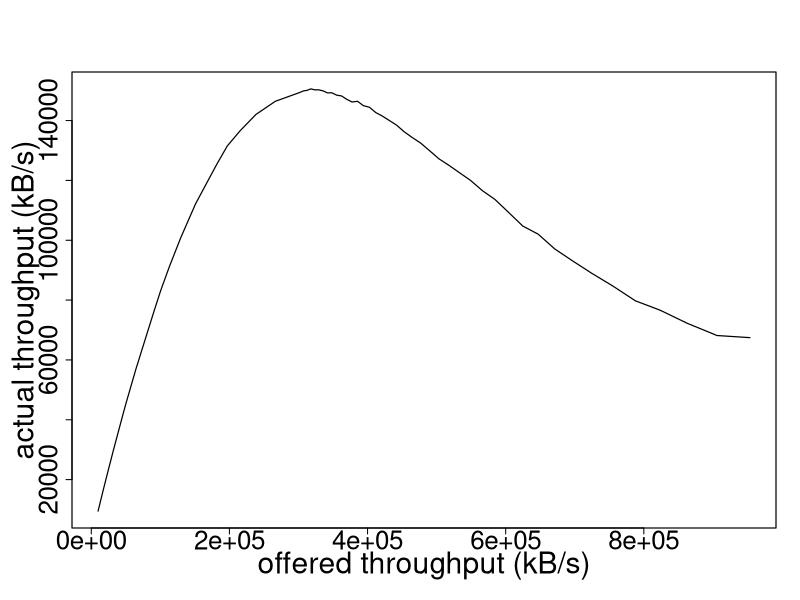
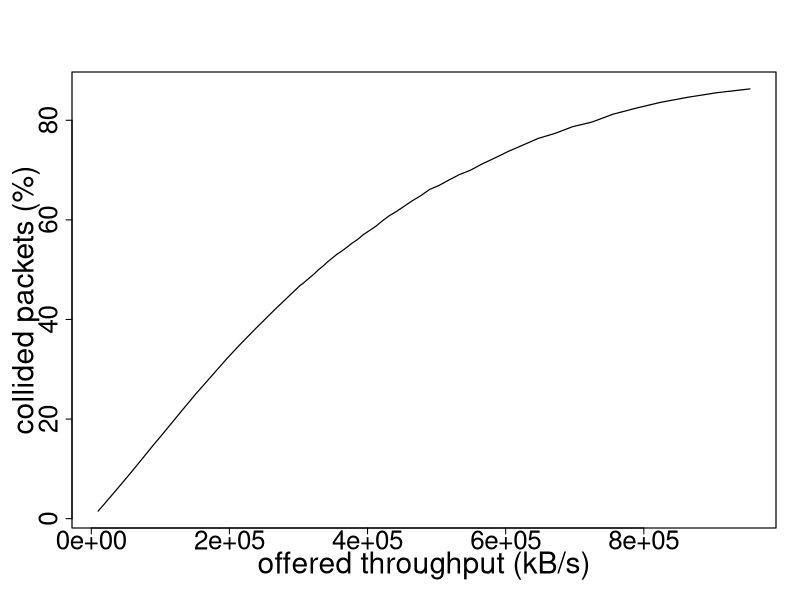
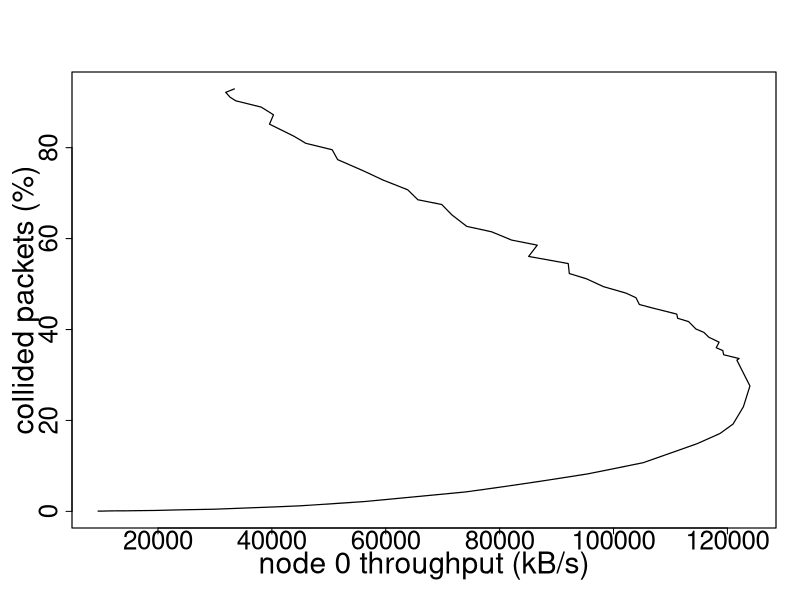
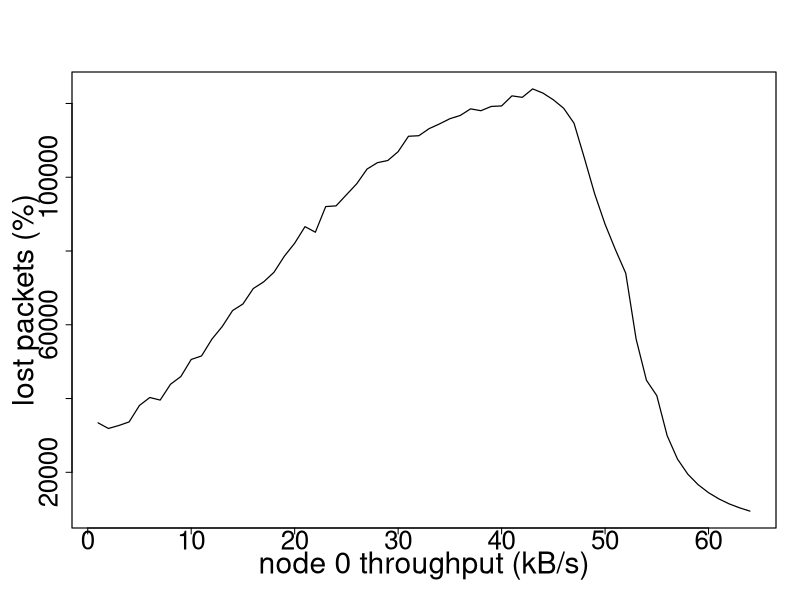
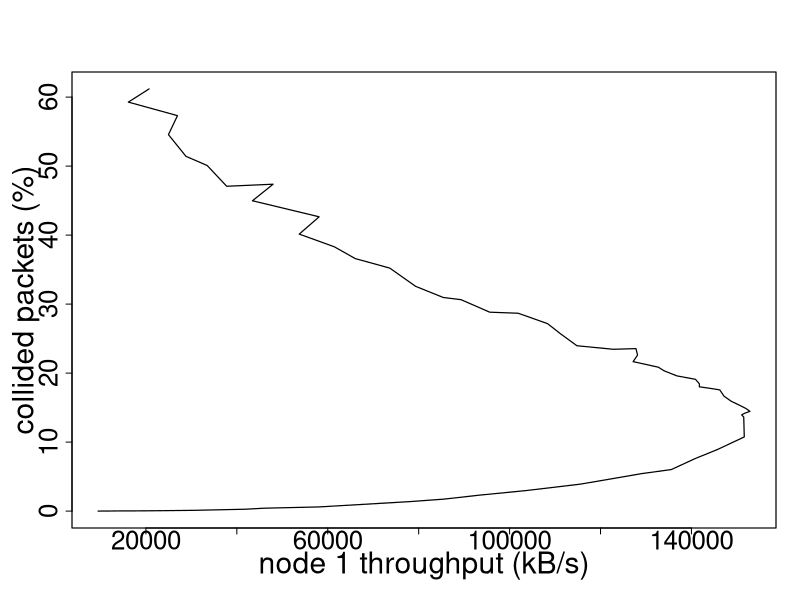
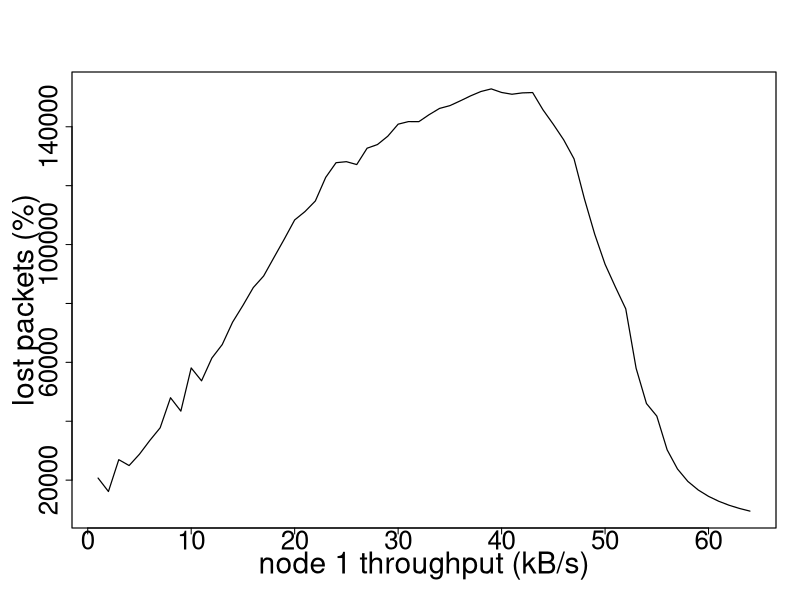
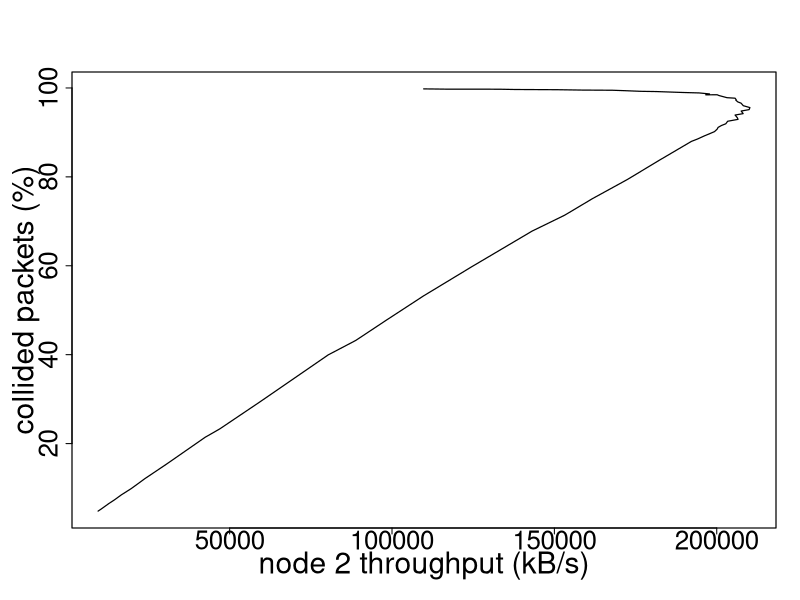
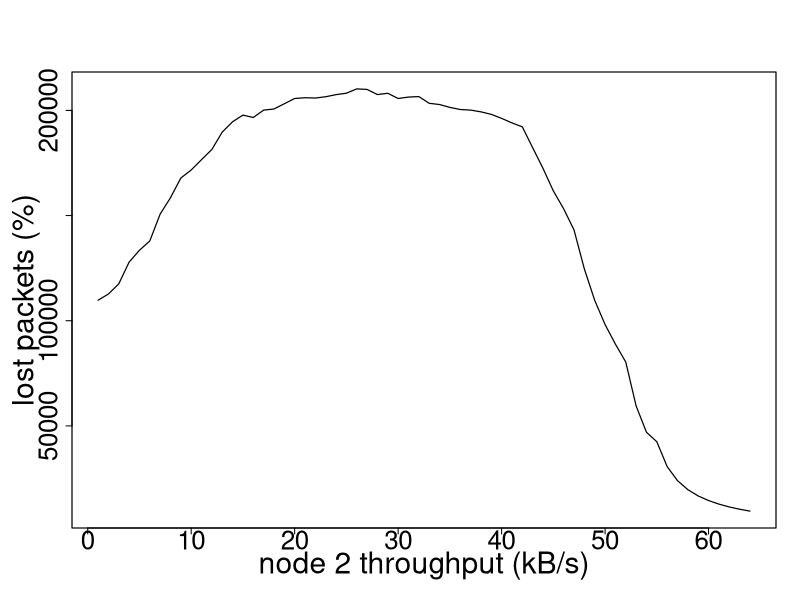

Write R code to recreate these figures, in order.
# execute with source(chdir=TRUE) for automatic relative paths, if not uncomment the below function and manually enter
# the path where both this script and the .csv files are
setwd("C:\\Users\\affa\\OneDrive\\Documents\\Coding\\Uni\\Performance\\Assignment\ II\\analysis")

#---------#
# HELPERS #
#---------#

# operations
as.numeric.factor <- function(x)
    {
    as.numeric(levels(x))[x]
    }

element.last <- function(set)
    {
    tail(as.numeric.factor(set), 1)
    }

sigfig <- function(number, digits=significantDigits)
    {
    formatC(signif(number, digits=digits), digits=digits, format="fg", flag="#")
    }

# outputs


# graphs
plot.new <- function()
    {
    dev.new()
    par(
        cex=0.6,
        cex.main=1.8,
        cex.lab=3.0,
        cex.axis=2.6,
        lwd=1.2,
        mar=c(6, 6, 6, 2)
        )
    }

plot.offered.actual <- function(xData, yData)
    {
    plot.new()
    plot(xData, yData, type="l", xlab="offered throughput (kB/s)", ylab="actual throughput (kB/s)")
    }

plot.offered.collided <- function(xData, yData)
    {
    plot.new()
    plot(xData, yData, type="l", xlab="offered throughput (kB/s)", ylab="collided packets (%)")
    }

plot.throughput.collided <- function(xData, yData, node)
    {
    plot.new()
    plot(xData, yData, type="l", xlab=paste0("node ", node, " throughput (kB/s)"), ylab="collided packets (%)")
    }

plot.throughput.lost <- function(xData, yData, node)
    {
    plot.new()
    plot(xData, yData, type="l", xlab=paste0("node ", node, " throughput (kB/s)"), ylab="lost packets (%)")
    }

#----------#
# SETTINGS #
#----------#

significantDigits = 5 # significant digits kept throughout the computation

#------#
# DATA #
#------#

data = read.csv("total.csv")

sets = aggregate(data[2:5], list(scale=data$scale), mean)

#    print(sets)

plot.offered.actual(sets$load, sets$throughput)
plot.offered.collided(sets$load, sets$collision)

data = read.csv("nodes.csv")
nodes = split(data, data$node)

for (node in nodes)
    {
    set = aggregate(node[1:5], list(scale=node$scale), mean)

#        print(set)

    plot.throughput.collided(set$throughput, set$collision, set$node[1])
    plot.throughput.lost(set$throughput, set$lost, set$node[1])
    }

#-------#
# NOTES #
#-------#
